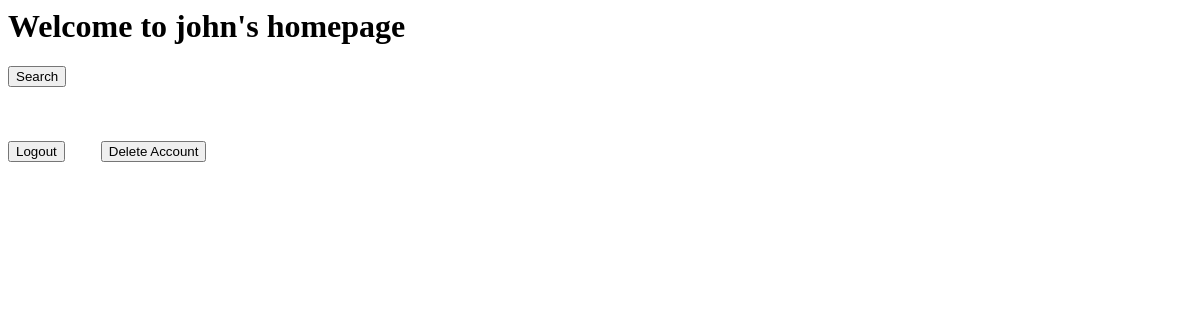
Page / (signed in) on the earlier database version.
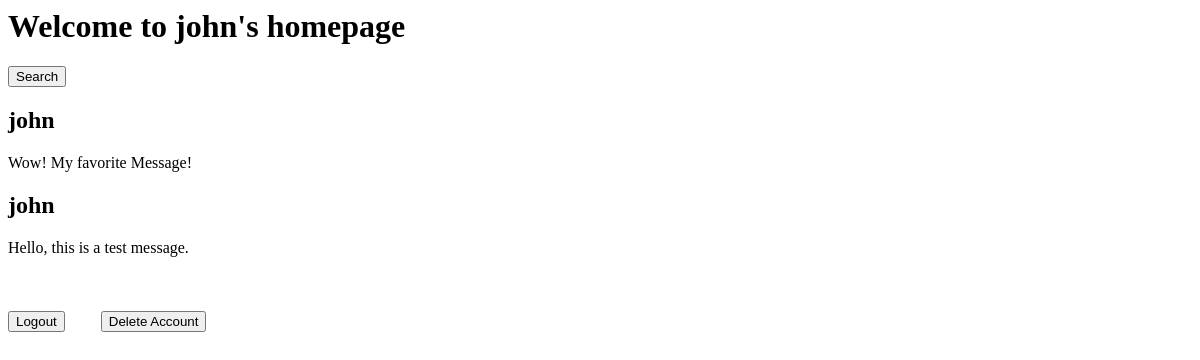
Same page on the later database version.
### app/models.py (models this page shows, shortened)
class User(db.Model, UserMixin):
    id = db.Column(db.Integer, primary_key=True)
    username = db.Column(db.String, unique=True)
    password = db.Column(db.String(200), nullable = False)
    email = db.Column(db.String(32), unique=True)
    favorite_messages = db.relationship('Message', secondary=user_favorite, lazy='subquery',
                                        backref=db.backref('users_who_favorite', lazy=True))
    following = None
    def __repr__(self):
        return f'<User {self.username}>'

class Message(db.Model):
    id = db.Column(db.Integer, primary_key=True)
    contents = db.Column(db.String(250))
    created_on = db.Column(db.DateTime, server_default=db.func.now())
    user_id = db.Column(db.Integer, db.ForeignKey('user.id'))
    user = db.relationship('User', backref='messages', lazy=True)
    def __repr__(self):
        return f'<Message {self.user}, {self.contents}>'

### app/routes.py (the view, shortened to what this page needs)
@myapp_obj.route('/')
def hello():
    if current_user.is_authenticated:
        messages = Message.query.filter_by(user_id=current_user.id).all()
        print(current_user.id, User.query.filter_by(username='john').first().id)
        print(messages)
        return render_template('home.html', messages=messages, username=current_user.username)

### app/models.py (called while the page is built)
@login.user_loader
def load_user(id):
    return User.query.get(int(id))

### app/templates/home.html
{% extends 'base.html' %}
{% block myContent %}
    <h1>Welcome to {{username}}'s homepage</h1>
    <button onclick="location.href='/search/';">Search</button>
    {% if messages %}
        {% for message in messages %}
            <br>
            <h2>{{message.user.username}}</h2>
            <p>{{message.contents}}
        {% endfor %}
    {% endif %}
    <br><br><br>
{% endblock %}
{% block deleteaccountbutton %}
    <button onclick="location.href='/deleteaccount/';" style="margin-left:auto;margin-right: 2rem;">Delete Account</button>
{% endblock %}

### app/templates/base.html (shortened to what this page needs)
<html>
	<head>
	</head>
	<body>
		{% block myContent %}{% endblock %}
		{% if not hidelogout %}
			<br>
			<button onclick="location.href='/logout/';" style="margin-left:auto;margin-right: 2rem;"
			>Logout</button>
		{% endif %}
		{% block deleteaccountbutton %}{% endblock %}
	</body>
</html>

Differences in the rows shown:
now on this page (row edited): Message: user.username "john", contents "Wow! My favorite Message!"
now on this page (row edited): Message: user.username "john", contents "Hello, this is a test message."
